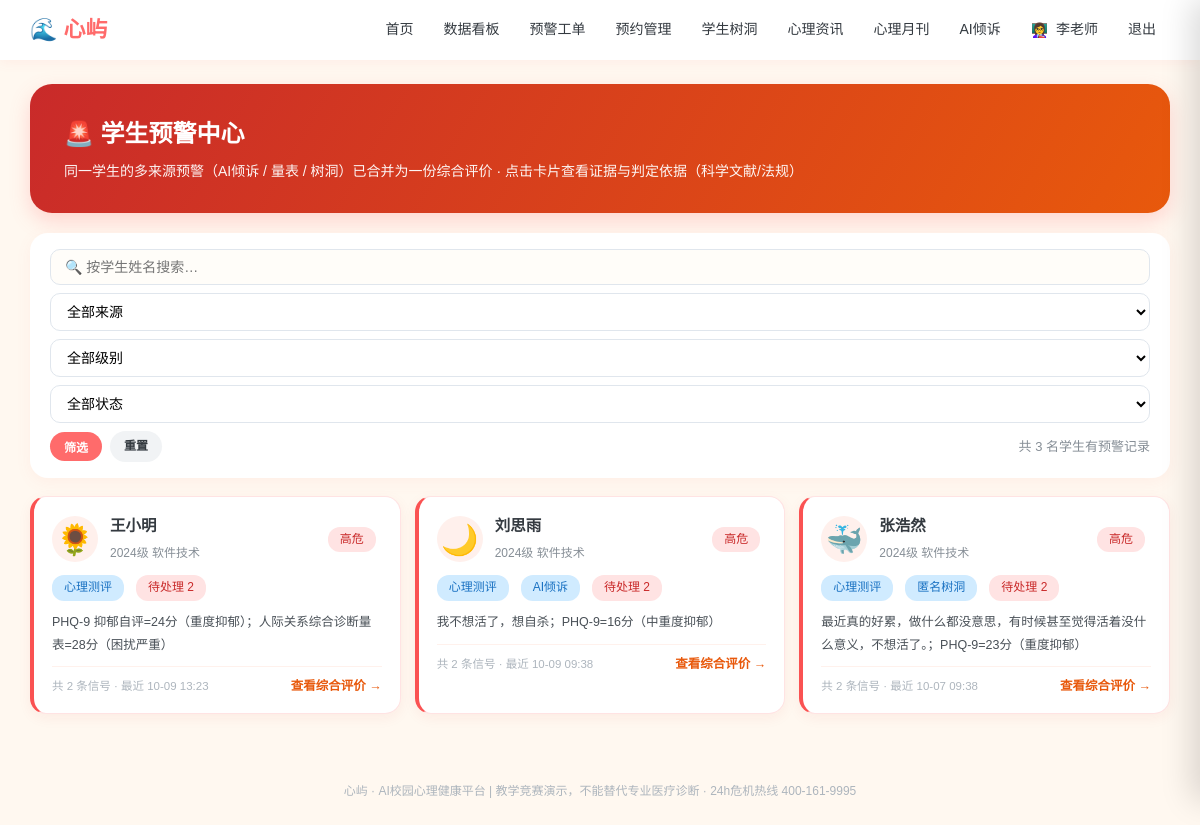
/alerts (signed in), run on the app's committed database.
### models.py (models this page shows, shortened)
class User(db.Model):
    __tablename__ = "users"
    id = db.Column(db.Integer, primary_key=True)
    username = db.Column(db.String(64), unique=True, nullable=False)
    password_hash = db.Column(db.String(256), nullable=False)
    role = db.Column(db.String(16), default="student")   # student / counselor / admin
    real_name = db.Column(db.String(64), default="")
    gender = db.Column(db.String(8), default="")
    grade = db.Column(db.String(32), default="")
    major = db.Column(db.String(64), default="")
    phone = db.Column(db.String(32), default="")
    avatar = db.Column(db.String(16), default="🌻")
    avatar_type = db.Column(db.String(16), default="emoji")   # emoji / upload
    avatar_file = db.Column(db.String(128), default="")       # 本地上传头像文件名
    profile_completed = db.Column(db.Boolean, default=False)  # 首次登录是否已完成基本信息
    qualification_no = db.Column(db.String(64), default="")   # 注册系统编号/证书编号
    qualification_verified = db.Column(db.Boolean, default=False)
    student_id = db.Column(db.String(32), default="")
    school = db.Column(db.String(128), default="")
    college = db.Column(db.String(128), default="")
    class_name = db.Column(db.String(64), default="")
    enrollment_year = db.Column(db.String(8), default="")
    education_level = db.Column(db.String(32), default="")
    student_status = db.Column(db.String(32), default="")
    employee_id = db.Column(db.String(32), default="")
    teacher_title = db.Column(db.String(64), default="")
    department = db.Column(db.String(128), default="")
    qualification = db.Column(db.String(256), default="")
    intro = db.Column(db.String(512), default="")
    created_at = db.Column(db.DateTime, default=datetime.now)

### app.py (the view)
@app.route("/alerts")
@login_required(role="counselor")
def alerts(u):
    q = (request.args.get("q") or "").strip()
    src = (request.args.get("src") or "").strip()
    lv = (request.args.get("lv") or "").strip()
    st = (request.args.get("st") or "").strip()
    page = max(1, request.args.get("page", 1, type=int))
    per = 10
    students = {x.id: x for x in User.query.filter_by(role="student").all()}
    groups = {}
    for a in Alert.query.order_by(Alert.created_at.desc()).all():
        s = students.get(a.user_id)
        if not s:
            continue
        if q and not (q in (s.real_name or "") or q in (s.username or "")):
            continue
        g = groups.setdefault(a.user_id, {
            "alerts": [], "max_level": "medium", "sources": set(),
            "open_n": 0, "latest": None, "total": 0, "summary_parts": [],
        })
        g["alerts"].append(a)
        g["total"] += 1
        if a.level == "high":
            g["max_level"] = "high"
        g["sources"].add(a.source)
        if a.status == "open":
            g["open_n"] += 1
        if g["latest"] is None:
            g["latest"] = a
        if len(g["summary_parts"]) < 3 and a.content:
            g["summary_parts"].append(a.content[:80])
    items = []
    for uid, g in groups.items():
        if src and src not in g["sources"]:
            continue
        if lv == "high" and g["max_level"] != "high":
            continue
        if lv == "medium" and g["max_level"] != "medium":
            continue
        if st == "open" and g["open_n"] == 0:
            continue
        if st == "handled" and g["open_n"] > 0:
            continue
        items.append((uid, g))
    items.sort(key=lambda x: (x[1]["open_n"] == 0, x[1]["max_level"] != "high",
                              -x[1]["latest"].created_at.timestamp()))
    total = len(items)
    pages = max(1, (total + per - 1) // per)
    page = min(page, pages)
    page_items = items[(page - 1) * per: page * per]
    src_names = {"chat": "AI倾诉", "treehole": "匿名树洞", "assessment": "心理测评"}
    cards = []
    for uid, g in page_items:
        s = students[uid]
        cards.append({
            "sid": uid, "name": s.real_name or s.username, "avatar": s.avatar or "🌻",
            "grade": s.grade or "", "major": s.major or "",
            "max_level": g["max_level"], "open_n": g["open_n"], "total": g["total"],
            "sources": [src_names.get(x, x) for x in sorted(g["sources"])],
            "latest_time": g["latest"].created_at.strftime("%m-%d %H:%M"),
            "latest_content": (g["latest"].content or "")[:90],
            "summary": "；".join(g["summary_parts"]),
        })
    return render_template("alerts.html", u=u, cards=cards,
                           q=q, src=src, lv=lv, st=st, page=page, pages=pages, total=total)

### app.py (called while the page is built)
def login_required(role=None):
    def decor(f):
        @wraps(f)
        def wrapper(*args, **kwargs):
            uid = session.get("uid")
            if not uid:
                return redirect(url_for("login", next=request.path))
            u = db.session.get(User, uid)
            if not u:
                session.clear()
                return redirect(url_for("login"))
            if not u.profile_completed and request.endpoint not in (
                    "profile", "logout", "static", "avatar_upload"):
                flash("首次登录请先完善你的基本信息", "warn")
                return redirect(url_for("profile"))
            if role and u.role != role:
                flash("该页面需要相应权限", "warn")
                return redirect(url_for("index"))
            return f(u, *args, **kwargs)
        return wrapper
    return decor

@app.context_processor
def inject_globals():
    uid = session.get("uid")
    u = db.session.get(User, uid) if uid else None
    def avatar_html(usr, cls="", emoji_cls=""):
        if usr and usr.avatar_type == "upload" and usr.avatar:
            return f'<img class="{cls}" src="{usr.avatar}" alt="头像">'
        return f'<span class="{emoji_cls}">{usr.avatar or "👤" if usr else "👤"}</span>'
    return {"now": datetime.now(), "u": u, "avatar_html": avatar_html}

### templates/alerts.html (shortened to what this page needs)
{% extends "base.html" %}
{% block body %}
<div class="hero-banner" style="background:linear-gradient(120deg,#c92a2a,#e8590c)">
  <h1>🚨 学生预警中心</h1>
  <p>同一学生的多来源预警（AI倾诉 / 量表 / 树洞）已合并为一份综合评价 · 点击卡片查看证据与判定依据（科学文献/法规）</p>
</div>
<div class="card" style="padding:16px 20px">
  <form method="get" class="alert-filter">
    <input type="text" name="q" value="{{ q }}" placeholder="🔍 按学生姓名搜索…">
    <select name="src">
      <option value="">全部来源</option>
    </select>
    <select name="lv">
      <option value="">全部级别</option>
    </select>
    <select name="st">
      <option value="">全部状态</option>
    </select>
    <button class="btn btn-sm">筛选</button>
    <a class="btn btn-sm btn-ghost" href="{{ url_for('alerts') }}">重置</a>
    <span class="alert-count">共 {{ total }} 名学生有预警记录</span>
  </form>
</div>
<div class="al-student-grid">
  {% for c in cards %}
  <div class="al-card al-lv-{{ 'high' if c.max_level=='high' else 'mid' }}" data-sid="{{ c.sid }}">
    <div class="al-card-head">
      <span class="al-av">{{ c.avatar }}</span>
      <div class="al-name">
        <b>{{ c.name }}</b>
        <span>{{ c.grade or '—' }} {{ c.major or '' }}</span>
      </div>
      <span class="tag {{ 'tag-red' if c.max_level=='high' else 'tag-orange' }}">{{ '高危' if c.max_level=='high' else '关注' }}</span>
    </div>
    <div class="al-sources">
      {% for s in c.sources %}<span class="tag tag-blue">{{ s }}</span>{% endfor %}
      {% if c.open_n > 0 %}<span class="tag tag-red">待处理 {{ c.open_n }}</span>{% else %}<span class="tag tag-green">已办结</span>{% endif %}
    </div>
    <p class="al-summary">{{ c.summary }}</p>
    <div class="al-card-foot">
      <span>共 {{ c.total }} 条信号 · 最近 {{ c.latest_time }}</span>
      <span class="al-go">查看综合评价 →</span>
    </div>
  </div>
  {% else %}
  <div class="card" style="text-align:center;padding:40px;color:#adb5bd">暂无预警记录</div>
  {% endfor %}
</div>
{% endblock %}

### templates/base.html (shortened to what this page needs)
<!DOCTYPE html>
<html lang="zh-CN">
<head>
<link href="{{ url_for('static', filename='css/style.css') }}" rel="stylesheet">
</head>
<body>
<nav class="topnav">
  <div class="nav-inner">
    <a class="brand" href="{{ url_for('index') }}">🌊 心屿</a>
    <div class="nav-links">
      {% if u %}
        {% if u.role == 'student' %}
          <a href="{{ url_for('index') }}">首页</a>
          <a href="{{ url_for('assessments') }}">心理测评</a>
          <a href="{{ url_for('treehole') }}">匿名树洞</a>
          <a href="{{ url_for('mood') }}">情绪日记</a>
          <a href="{{ url_for('relax') }}">减压舱</a>
          <a href="{{ url_for('booking') }}">预约咨询</a>
          <a href="{{ url_for('learn') }}">心理成长</a>
          <a href="{{ url_for('chat') }}">AI倾诉</a>
        {% else %}
          <a href="{{ url_for('teacher_home') }}">首页</a>
          <a href="{{ url_for('dash') }}">数据看板</a>
          <a href="{{ url_for('alerts') }}">预警工单</a>
          <a href="{{ url_for('manage_booking') }}">预约管理</a>
          <a href="{{ url_for('teacher_treehole') }}">学生树洞</a>
          <a href="{{ url_for('teacher_news') }}">心理资讯</a>
          <a href="{{ url_for('teacher_journal') }}">心理月刊</a>
          <a href="{{ url_for('chat') }}">AI倾诉</a>
        {% endif %}
        <a class="nav-user" href="{{ url_for('profile') }}" title="个人信息"><span class="nav-avatar-wrap">{{ avatar_html(u, cls="nav-avatar") | safe }}</span> {{ u.real_name or u.username }}</a>
        <a href="{{ url_for('logout') }}">退出</a>
      {% else %}
        <a href="{{ url_for('login') }}">登录</a>
        <a href="{{ url_for('register') }}">注册</a>
      {% endif %}
    </div>
  </div>
</nav>
<main class="container">{% block body %}{% endblock %}</main>
<footer class="footer">心屿 · AI校园心理健康平台 | 教学竞赛演示，不能替代专业医疗诊断 · 24h危机热线 400-161-9995</footer>
</body>
</html>

### static/css/style.css (style rules this page uses)
* { margin: 0; padding: 0; box-sizing: border-box; }
:root { --brand: #ff6b6b; --brand2: #ffa94d; --sky: #4dabf7; --mint: #51cf66; --sun: #ffd43b; --ink: #343a40; --ink2: #868e96; --bg: #fff8f0; --card: #ffffff; --soft: #fff1e6; }
body { font-family: "Microsoft YaHei", "PingFang SC", sans-serif; background: var(--bg); color: var(--ink); line-height: 1.65; }
a { color: var(--brand); text-decoration: none; }
.topnav { background: #fff; box-shadow: 0 2px 12px rgba(255,107,107,.08); position: sticky; top: 0; z-index: 100; }
.nav-inner { max-width: 1180px; margin: 0 auto; padding: 0 20px; height: 60px; display: flex; align-items: center; justify-content: space-between; }
.brand { font-size: 22px; font-weight: 800; color: var(--brand); display:flex; align-items:center; gap:6px; }
.nav-links { display: flex; gap: 2px; align-items: center; flex-wrap: wrap; }
.nav-links a { color: var(--ink); padding: 7px 14px; border-radius: 20px; font-size: 14px; font-weight: 500; transition: .2s; }
.nav-user { font-size: 13px; color: var(--ink2); padding: 0 8px; }
.nav-avatar-wrap { display: inline-flex; vertical-align: middle; margin-right: 4px; }
.container { max-width: 1180px; margin: 24px auto; padding: 0 20px; }
.footer { text-align: center; color: #adb5bd; font-size: 12px; padding: 28px; margin-top: 40px; }
.card { background: var(--card); border-radius: 18px; padding: 22px; box-shadow: 0 4px 16px rgba(255,107,107,.07); margin-bottom: 18px; }
.btn { display: inline-block; background: var(--brand); color: #fff; border: none; padding: 10px 24px; border-radius: 24px; font-size: 14px; cursor: pointer; font-weight: 600; transition:.2s; }
.btn-ghost { background:#f1f3f5; color:var(--ink); }
.btn-sm { padding: 6px 14px; font-size: 12px; }
input[type=text], input[type=password], input[type=date], input[type=time], select, textarea { width: 100%; padding: 10px 14px; border: 2px solid #ffe3d3; border-radius: 12px; font-size: 14px; font-family: inherit; background:#fffdf9; }
.tag { display: inline-block; background: var(--soft); color: #e8590c; font-size: 12px; padding: 3px 12px; border-radius: 12px; margin-right: 6px; font-weight:500; }
.tag-red { background:#ffe3e3; color:#c92a2a; }
.tag-blue { background:#d0ebff; color:#1971c2; }
.hero-banner { background: linear-gradient(120deg, #ff6b6b, #ffa94d 60%, #ffd43b); color:#fff; border-radius:22px; padding:30px 34px; margin-bottom:20px; box-shadow:0 8px 20px rgba(255,107,107,.25); }
.hero-banner h1 { font-size:24px; margin-bottom:6px; }
.hero-banner p { opacity:.95; font-size:14px; }

### templates/alerts.html (style rules this page uses)
.alert-filter { display:flex;gap:8px;flex-wrap:wrap;align-items:center }
.alert-filter input[type=text] { flex:1;min-width:180px;padding:9px 14px;border:1px solid #e0e6ed;border-radius:10px;font-size:14px }
.alert-filter select { padding:9px 12px;border:1px solid #e0e6ed;border-radius:10px;font-size:14px;background:#fff }
.alert-count { font-size:13px;color:#868e96;margin-left:auto }
.al-student-grid { display:grid;grid-template-columns:repeat(auto-fill,minmax(300px,1fr));gap:14px;margin-top:16px }
.al-card { background:#fff;border-radius:16px;padding:16px 18px;box-shadow:0 4px 14px rgba(201,42,42,.06);border:1px solid #ffe3e3;cursor:pointer;transition:.15s;border-left:4px solid #f59f00 }
.al-card.al-lv-high { border-left-color:#fa5252 }
.al-card-head { display:flex;align-items:center;gap:12px;margin-bottom:10px }
.al-av { font-size:30px;width:46px;height:46px;border-radius:50%;background:#fff0ec;display:flex;align-items:center;justify-content:center;flex-shrink:0 }
.al-name { flex:1;min-width:0 }
.al-name b { font-size:15.5px;color:#343a40;display:block }
.al-name span { font-size:12px;color:#868e96 }
.al-sources { display:flex;gap:6px;flex-wrap:wrap;margin-bottom:10px }
.al-summary { font-size:12.5px;color:#495057;line-height:1.8;margin:0 0 10px;display:-webkit-box;-webkit-line-clamp:3;-webkit-box-orient:vertical;overflow:hidden }
.al-card-foot { display:flex;justify-content:space-between;align-items:center;font-size:11.5px;color:#adb5bd;border-top:1px solid #fff1ec;padding-top:9px }
.al-go { color:#e8590c;font-weight:700;font-size:12.5px }

### data on the page
User: avatar_type+avatar "👩‍🏫", real_name "李老师"
User: name "王小明", grade "2024级", major "软件技术"
User: name "刘思雨", grade "2024级", major "软件技术"
User: name "张浩然", grade "2024级", major "软件技术"

### other printed values
{{ total }} "3"
{{ c.avatar }} "🌻" "🌙" "🐳"
{{ '高危' if c.max_level=='high' else '关注' }} "高危" "高危" "高危"
{{ s }} "心理测评" "心理测评" "AI倾诉" "心理测评" "匿名树洞"
{{ c.open_n }} "2" "2" "2"
{{ c.summary }} "PHQ-9 抑郁自评=24分（重度抑郁）；人际关系综合诊断量表=28分（困扰严重）" "我不想活了，想自杀；PHQ-9=16分（中重度抑郁）" "最近真的好累，做什么都没意思，有时候甚至觉得活着没什么意义，不想活了。；PHQ-9=23分（重度抑郁）"
{{ c.total }} "2" "2" "2"
{{ c.latest_time }} "10-09 13:23" "10-09 09:38" "10-07 09:38"
